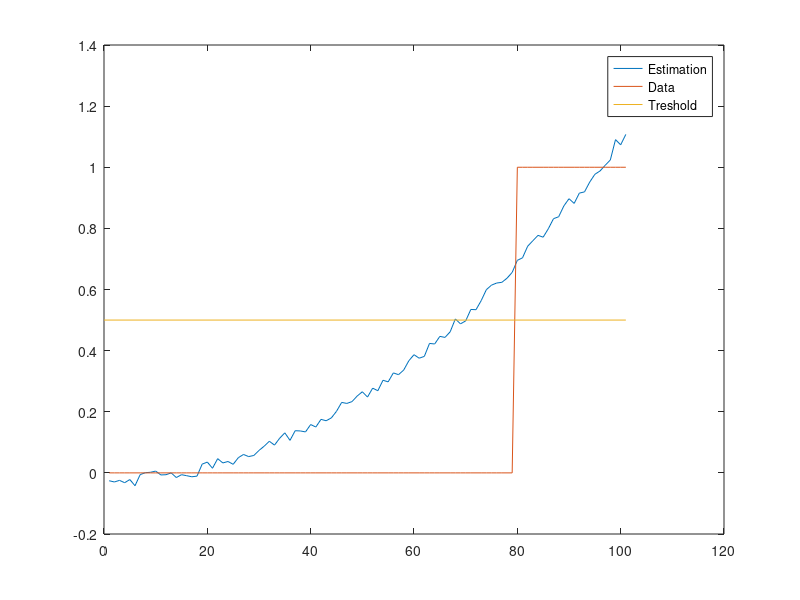

The MATLAB script that drew this image:
%%% Partial Least Squares. Similar to PCA but fits a regression model
%%% instead of hyperplanes on which the data is projected. This case
%%% labelled data is fitted by only 3 parameters. 
clear
close all
clc
load('PLS.mat')
%% Settings
l = 1;
%% Algorithm
W = []; P = []; Q = [];
Xk = x - ones(size(x,1),1)*mean(x);
wk = Xk'*y / norm(Xk'*y);
for k=1:l
    tk = Xk*wk;
    tt = tk'*tk;
    tk = tk/tt;
    p = Xk'*tk;
    q = y'*tk;
    if q == 0
        break
    end
    if k<l
        Xk = Xk - tt*tk*p';
        wk = Xk'*y;
    end
    W = [W wk];
    P = [P p];
    Q = [Q;q];
end
        
B = W/(P'*W)*Q;


figure
plot(x*B)
hold on
plot(y)
plot([0, 101],[0.5 0.5])
legend('Estimation','Data','Treshold')